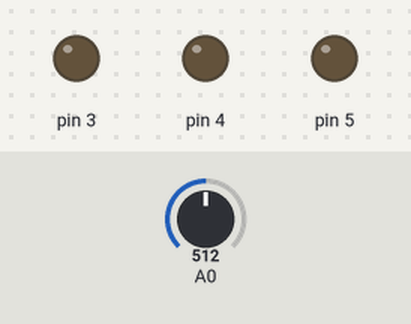
Bench run of a sketch on a simulated Arduino Uno, built with avr-gcc and run on an emulated ATmega328P. Shown: output pins drawn as LEDs (lit = HIGH). The inputs (shaded band) are chosen by the test bench; at power-on: A0 = 512.

Above: at 1.2 s.
1.3 s: A0 set to 716
At 2.1 s:
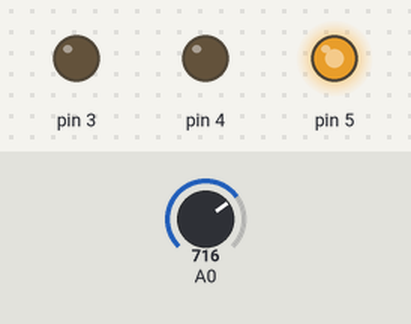
2.8 s: A0 set to 757
At 3.2 s:
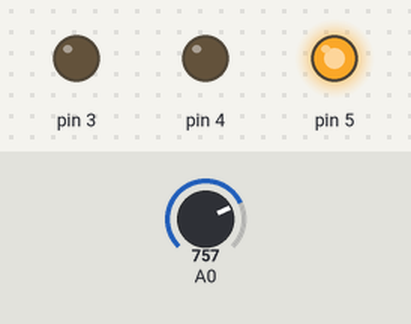
4.3 s: A0 set to 768
At 5.5 s:
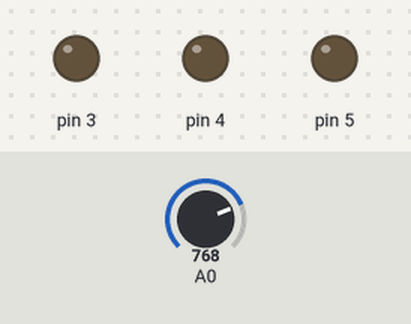
5.8 s: A0 set to 900
At 6.7 s:
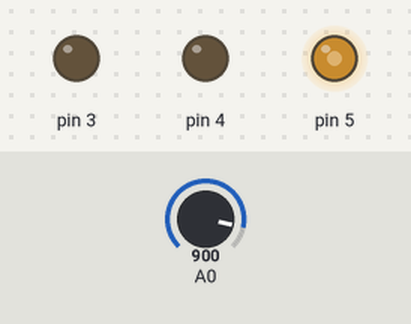
7.3 s: A0 set to 306
At 7.9 s:
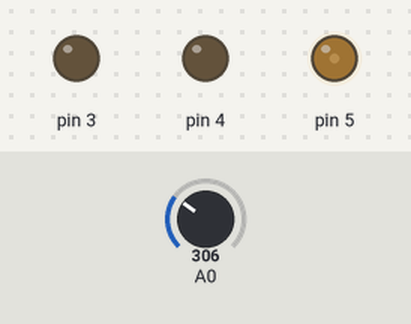
8.8 s: A0 set to 0
At 10.2 s:
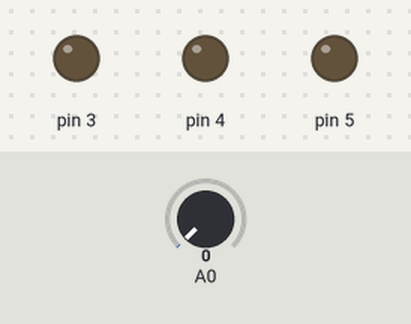
Timing chart, 0 to 11.3 s (numbered marks = the images above; inputs shaded):
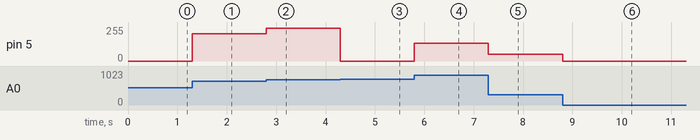

Measured:
- the behaviour switches between 767 and 768 on A0 (found by bisection; images 2 and 3)
- after the input at 1.3 s, pin 5: 0/255 → 204/255 at once
- after the input at 2.8 s, pin 5: 204/255 → 245/255 at once
- after the input at 4.3 s, pin 5: 245/255 → 0/255 at once
- after the input at 5.8 s, pin 5: 0/255 → 132/255 at once
- after the input at 7.3 s, pin 5: 132/255 → 50/255 at once
- after the input at 8.8 s, pin 5: 50/255 → 0/255 at once

The sketch:

sketch_apr9a.ino
```cpp
void setup(){
  pinMode(3, OUTPUT);
  pinMode(4, OUTPUT);
  pinMode(A0, INPUT);
}
void loop(){
  int spd;
  spd = analogRead(A0);

  // change pin 4 to PWM pin 5    as analog is only read through PWM pins
  analogWrite(5,spd);
  digitalWrite(3,LOW);
}
```
